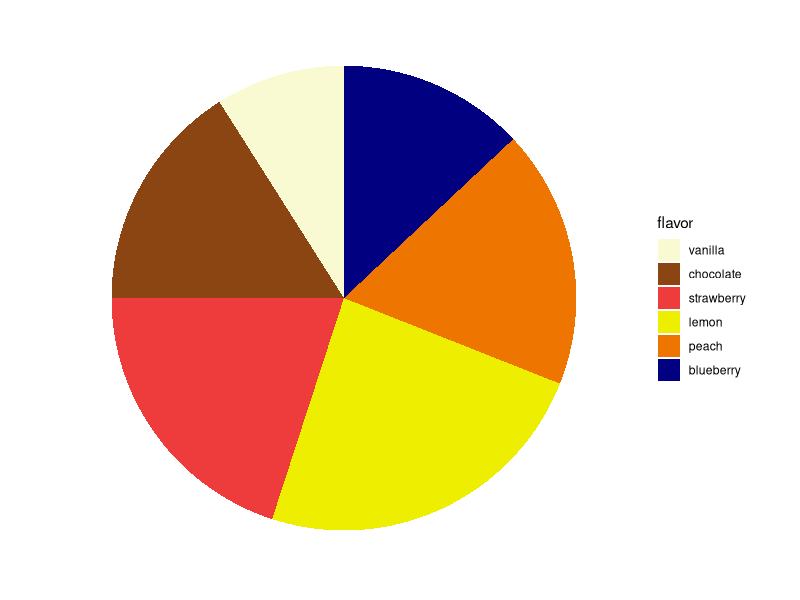
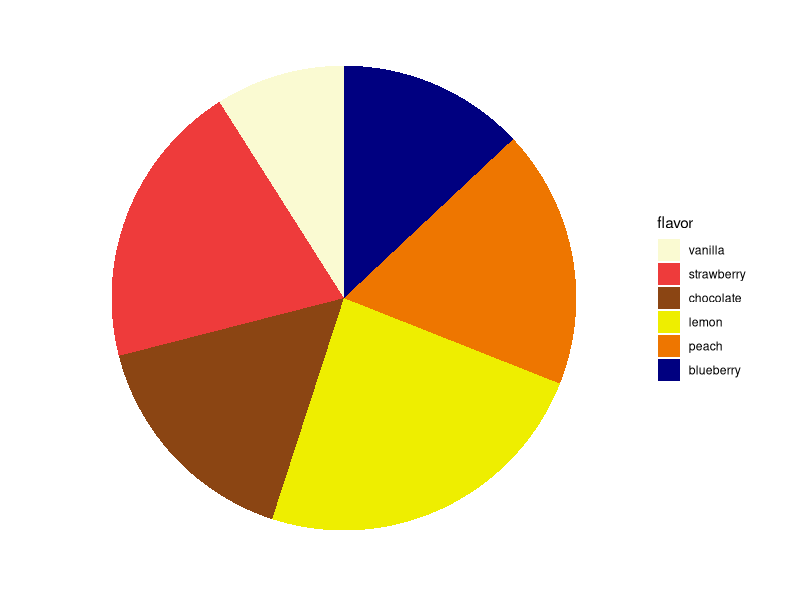
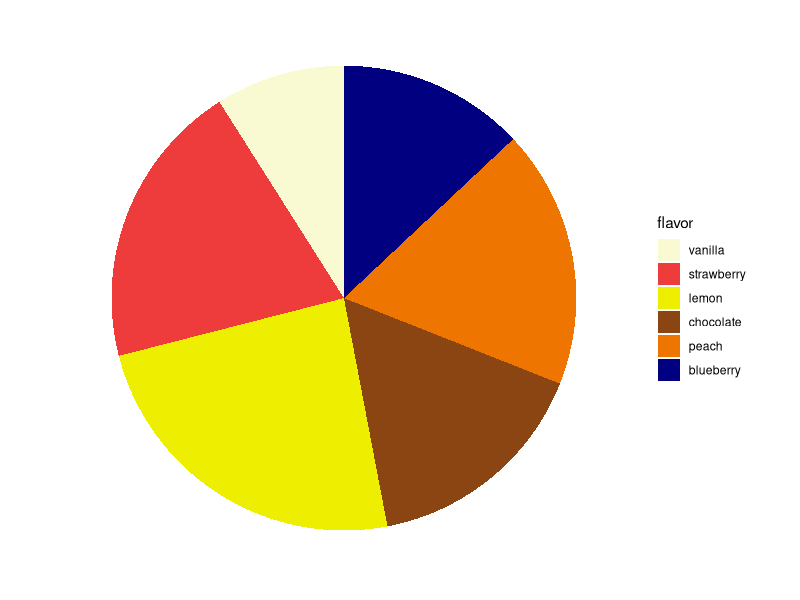
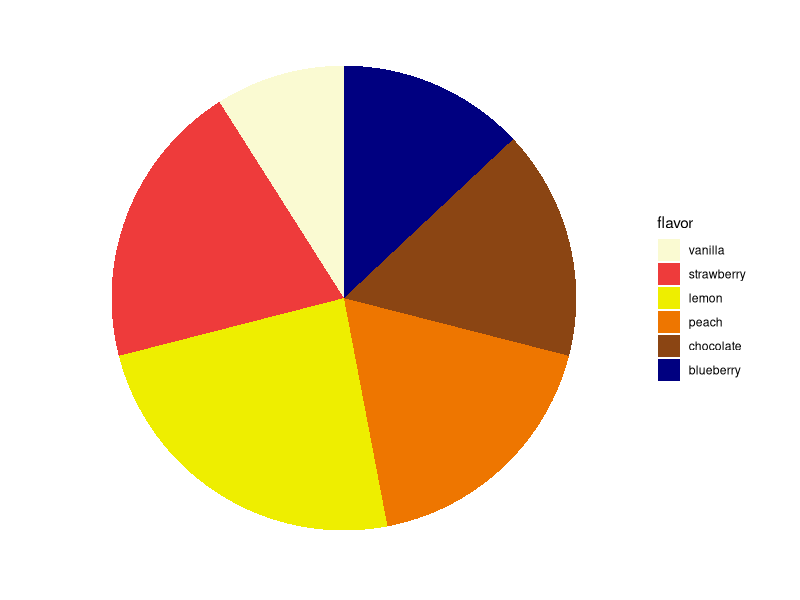
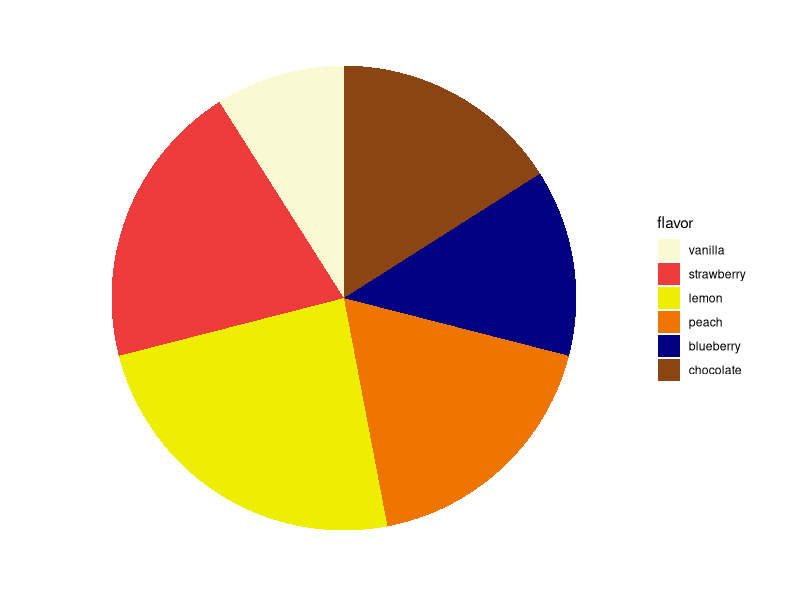
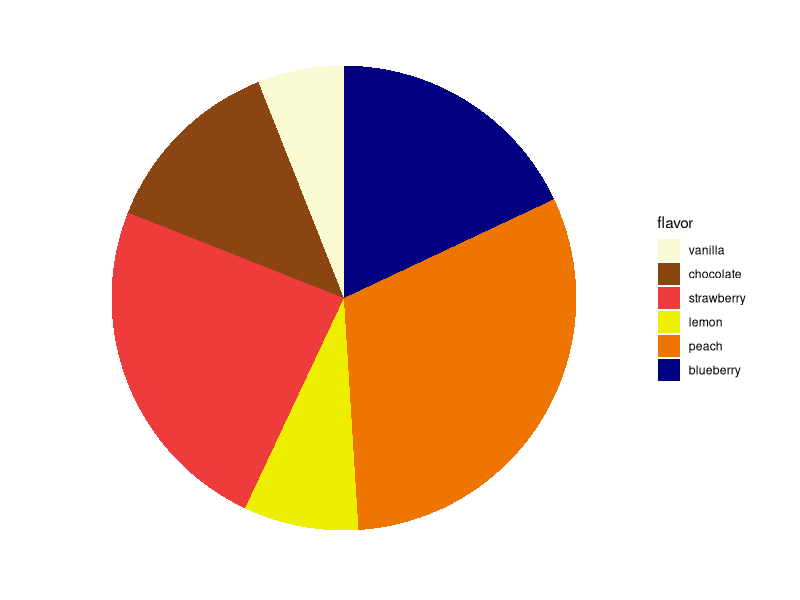
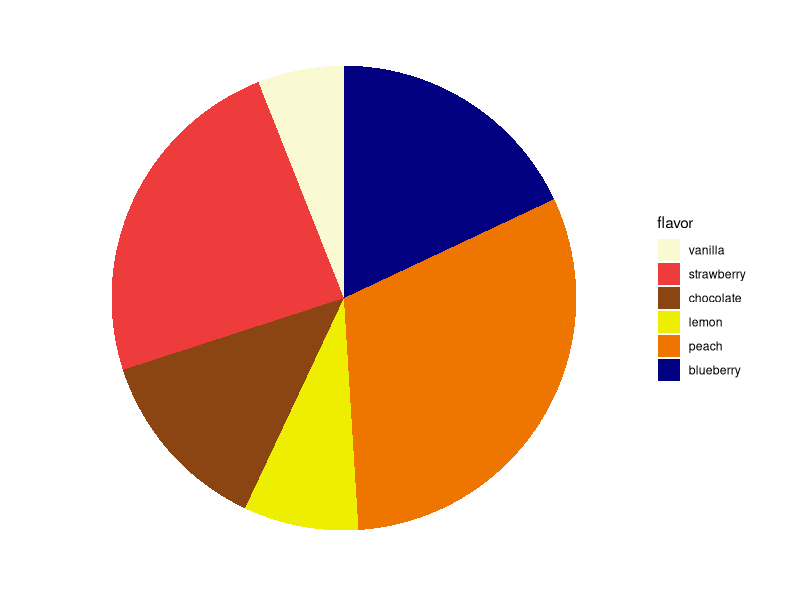
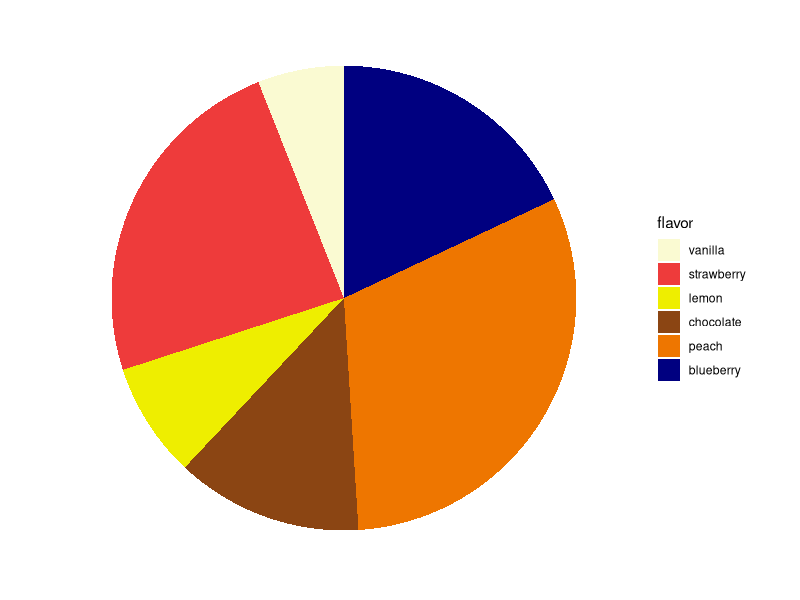

R code for these plots, in order:
## ---- chunk 1
knitr::opts_chunk$set(echo = TRUE)
library(ggplot2)
## ---- chunk 2
# General issues
blank_theme <- theme_minimal()+
  theme(
  axis.title.x = element_blank(),
  axis.title.y = element_blank(),
  panel.border = element_blank(),
  panel.grid=element_blank(),
  axis.ticks = element_blank(),
  plot.title=element_text(size=14, face="bold")
  )
## ---- chunk 3
# Function to create  pie
pie_function <- function(df, order, color_baseline, flavor) {
  
  # Factor (the first thing is the input, the order is in the second)
  df$flavor <- factor(df$flavor, flavor[order])
  color_array <- color_baseline[order]
  
  bp <- ggplot(df, aes(x="", y=number, fill = flavor)) + 
    geom_bar(width = 1, stat = "identity")

  pie <- bp + coord_polar("y", start=0)

  pie +  
    blank_theme + theme(axis.text.x=element_blank()) + 
    scale_fill_manual(values= color_array)
}
## ---- chunk 4
order_1 = c(1,2,3,4,5,6)
order_2 = c(1,3,2,4,5,6)
order_3 = c(1,3,4,2,5,6)
order_4 = c(1,3,4,5,2,6)
order_5 = c(1,3,4,5,6,2)

color_baseline = c("lightgoldenrodyellow", "chocolate4", "brown2", "yellow2", "darkorange2", "navy")
## ---- chunk 5
flavor <- c('vanilla','chocolate','strawberry', 'lemon', 'peach', 'blueberry')
# number <- c(10, 20, 18, 22, 30)
number <- c(9, 16, 20, 24, 18, 13)
five_df <- data.frame(flavor, number)

pie_function(five_df, order_1, color_baseline, flavor)
pie_function(five_df, order_2, color_baseline, flavor)
pie_function(five_df, order_3, color_baseline, flavor)
pie_function(five_df, order_4, color_baseline, flavor)
pie_function(five_df, order_5, color_baseline, flavor)
## ---- chunk 6
# number <- c(5,8,12,47,28)
number <- c(6, 13, 24, 8, 31, 18)
five_df_2 <- data.frame(flavor, number)

pie_function(five_df_2, order_1, color_baseline, flavor)
pie_function(five_df_2, order_2, color_baseline, flavor)
pie_function(five_df_2, order_3, color_baseline, flavor)
pie_function(five_df_2, order_4, color_baseline, flavor)
pie_function(five_df_2, order_5, color_baseline, flavor)

## ---- chunk 7
flavor <- c('vanilla','chocolate','strawberry', 'lemon', 'peach', 'blueberry')
number <- c(9, 16, 20, 24, 18, 13)

six_df <- data.frame(flavor, number)
color_baseline_six = c("paleturquoise1", "chocolate4", "brown2", "yellow2", "darkorange2", "navy")

pie_function(six_df, order_1, color_baseline_six, flavor)

## ---- chunk 8
color_baseline_six_3 = c("lightgoldenrodyellow", "navy", "chocolate4", "brown2", "yellow2", "darkorange2")

pie_function(six_df, order_1, color_baseline_six_3, flavor)
## ---- chunk 9
color_baseline_six_2 = c("chocolate4", "lightgoldenrodyellow", "navy", "brown2", "yellow2", "darkorange2")

pie_function(six_df, order_1, color_baseline_six_2, flavor)
